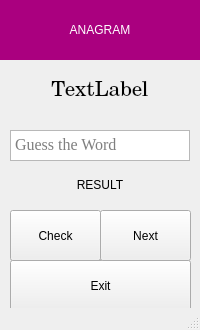
<?xml version="1.0" encoding="UTF-8"?>
<ui version="4.0">
 <class>Anagram</class>
 <widget class="QMainWindow" name="Anagram">
  <property name="geometry">
   <rect>
    <x>0</x>
    <y>0</y>
    <width>200</width>
    <height>330</height>
   </rect>
  </property>
  <property name="minimumSize">
   <size>
    <width>200</width>
    <height>330</height>
   </size>
  </property>
  <property name="maximumSize">
   <size>
    <width>360</width>
    <height>330</height>
   </size>
  </property>
  <property name="windowTitle">
   <string>Anagram</string>
  </property>
  <property name="windowIcon">
   <iconset resource="Main.qrc">
    <normaloff>:/Assets/Assets/letter-v-button-of-square-shape-with-one-rounded-corner (2).png</normaloff>:/Assets/Assets/letter-v-button-of-square-shape-with-one-rounded-corner (2).png</iconset>
  </property>
  <widget class="QWidget" name="centralwidget">
   <widget class="QLabel" name="label">
    <property name="geometry">
     <rect>
      <x>0</x>
      <y>0</y>
      <width>200</width>
      <height>60</height>
     </rect>
    </property>
    <property name="styleSheet">
     <string notr="true">background-color: rgb(170, 0, 127);
color: rgb(255, 255, 255);
font: 20pt &quot;Times New Roman&quot;;</string>
    </property>
    <property name="text">
     <string>ANAGRAM</string>
    </property>
    <property name="alignment">
     <set>Qt::AlignCenter</set>
    </property>
   </widget>
   <widget class="QLabel" name="jword">
    <property name="geometry">
     <rect>
      <x>10</x>
      <y>70</y>
      <width>180</width>
      <height>41</height>
     </rect>
    </property>
    <property name="font">
     <font>
      <family>Century</family>
      <pointsize>16</pointsize>
      <weight>50</weight>
      <italic>false</italic>
      <bold>false</bold>
     </font>
    </property>
    <property name="styleSheet">
     <string notr="true">font: 16pt &quot;Century&quot;;</string>
    </property>
    <property name="text">
     <string>TextLabel</string>
    </property>
    <property name="alignment">
     <set>Qt::AlignCenter</set>
    </property>
    <property name="wordWrap">
     <bool>true</bool>
    </property>
   </widget>
   <widget class="QTextEdit" name="input">
    <property name="geometry">
     <rect>
      <x>10</x>
      <y>130</y>
      <width>180</width>
      <height>31</height>
     </rect>
    </property>
    <property name="font">
     <font>
      <family>Times New Roman</family>
      <pointsize>12</pointsize>
     </font>
    </property>
    <property name="statusTip">
     <string>Enter Correct word</string>
    </property>
    <property name="html">
     <string>&lt;!DOCTYPE HTML PUBLIC &quot;-//W3C//DTD HTML 4.0//EN&quot; &quot;http://www.w3.org/TR/REC-html40/strict.dtd&quot;&gt;
&lt;html&gt;&lt;head&gt;&lt;meta name=&quot;qrichtext&quot; content=&quot;1&quot; /&gt;&lt;style type=&quot;text/css&quot;&gt;
p, li { white-space: pre-wrap; }
&lt;/style&gt;&lt;/head&gt;&lt;body style=&quot; font-family:'Times New Roman'; font-size:12pt; font-weight:400; font-style:normal;&quot;&gt;
&lt;p align=&quot;center&quot; style=&quot;-qt-paragraph-type:empty; margin-top:0px; margin-bottom:0px; margin-left:0px; margin-right:0px; -qt-block-indent:0; text-indent:0px;&quot;&gt;&lt;br /&gt;&lt;/p&gt;&lt;/body&gt;&lt;/html&gt;</string>
    </property>
    <property name="placeholderText">
     <string>Guess the Word</string>
    </property>
   </widget>
   <widget class="QPushButton" name="submit_button">
    <property name="geometry">
     <rect>
      <x>10</x>
      <y>210</y>
      <width>91</width>
      <height>51</height>
     </rect>
    </property>
    <property name="statusTip">
     <string>Check</string>
    </property>
    <property name="styleSheet">
     <string notr="true">font: 14pt &quot;Georgia&quot;;</string>
    </property>
    <property name="text">
     <string>Check</string>
    </property>
   </widget>
   <widget class="QPushButton" name="exit_button">
    <property name="geometry">
     <rect>
      <x>10</x>
      <y>260</y>
      <width>181</width>
      <height>51</height>
     </rect>
    </property>
    <property name="styleSheet">
     <string notr="true">font: 14pt &quot;Georgia&quot;;</string>
    </property>
    <property name="text">
     <string>Exit</string>
    </property>
   </widget>
   <widget class="QPushButton" name="Next_Button">
    <property name="geometry">
     <rect>
      <x>100</x>
      <y>210</y>
      <width>91</width>
      <height>51</height>
     </rect>
    </property>
    <property name="statusTip">
     <string>Next</string>
    </property>
    <property name="styleSheet">
     <string notr="true">font: 14pt &quot;Georgia&quot;;</string>
    </property>
    <property name="text">
     <string>Next</string>
    </property>
   </widget>
   <widget class="QLabel" name="label_3">
    <property name="geometry">
     <rect>
      <x>10</x>
      <y>170</y>
      <width>180</width>
      <height>30</height>
     </rect>
    </property>
    <property name="styleSheet">
     <string notr="true">font: 14pt &quot;Times New Roman&quot;;</string>
    </property>
    <property name="text">
     <string>RESULT</string>
    </property>
    <property name="alignment">
     <set>Qt::AlignCenter</set>
    </property>
   </widget>
  </widget>
  <widget class="QStatusBar" name="statusbar"/>
 </widget>
 <resources>
  <include location="Main.qrc"/>
 </resources>
 <connections/>
</ui>
